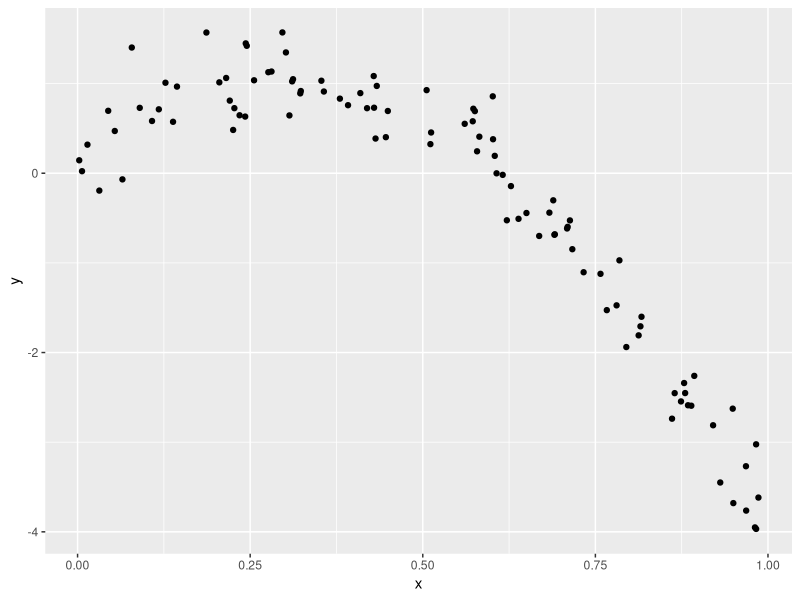
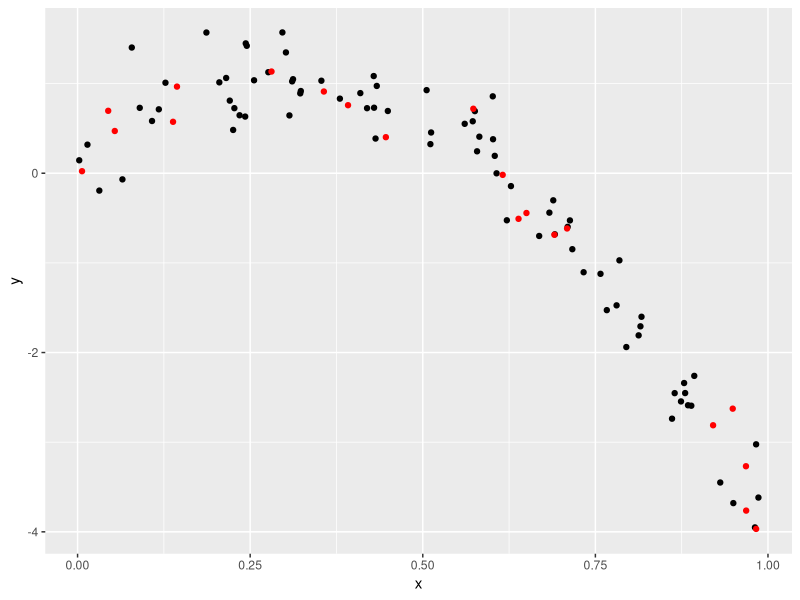
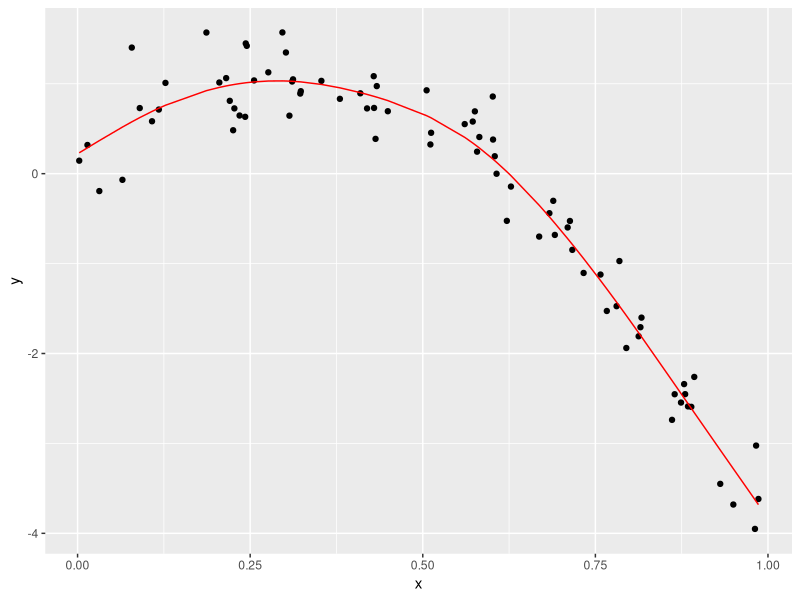
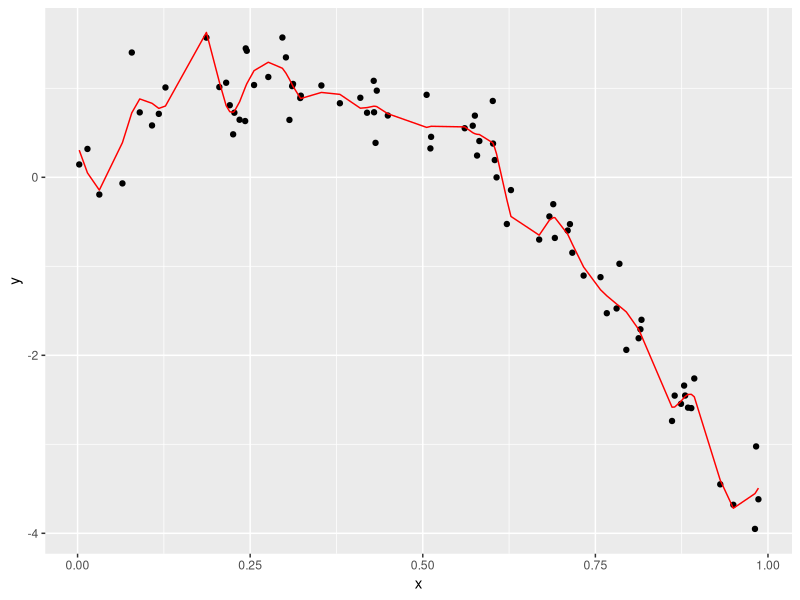
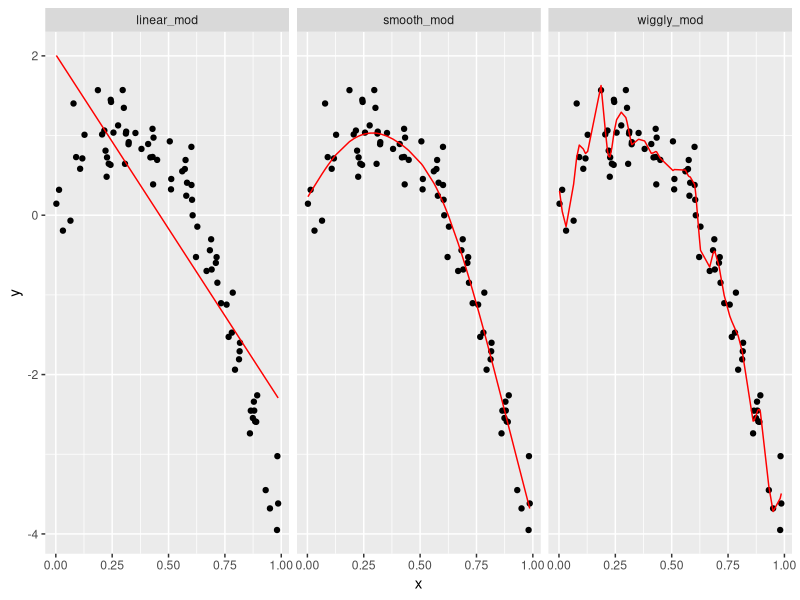

Generate these figures, in order, with R:
## ---- chunk 1
library(tidyverse)
library(modelr)
library(mgcv)
## ---- chunk 2
nonlin_df = 
  tibble(
    id = 1:100,
    x = runif(100, 0, 1),
    y = 1 - 10 * (x - .3) ^ 2 + rnorm(100, 0, .3)
  )

nonlin_df %>% 
  ggplot(aes(x = x, y = y)) + 
  geom_point()
## ---- chunk 3
train_df = sample_n(nonlin_df, 80)
test_df = anti_join(nonlin_df, train_df, by = "id")

ggplot(train_df, aes(x = x, y = y)) + 
  geom_point() + 
  geom_point(data = test_df, color = "red")
## ---- chunk 4
linear_mod = lm(y ~ x, data = train_df)
smooth_mod = mgcv::gam(y ~ s(x), data = train_df)
wiggly_mod = mgcv::gam(y ~ s(x, k = 30), sp = 10e-6, data = train_df)
## ---- chunk 5
train_df %>% 
  add_predictions(smooth_mod) %>% 
  ggplot(aes(x = x, y = y)) + geom_point() + 
  geom_line(aes(y = pred), color = "red")
## ---- chunk 6
train_df %>% 
  add_predictions(wiggly_mod) %>% 
  ggplot(aes(x = x, y = y)) + geom_point() + 
  geom_line(aes(y = pred), color = "red")
## ---- chunk 7
train_df %>% 
  gather_predictions(linear_mod, smooth_mod, wiggly_mod) %>% 
  mutate(model = fct_inorder(model)) %>% 
  ggplot(aes(x = x, y = y)) + 
  geom_point() + 
  geom_line(aes(y = pred), color = "red") + 
  facet_wrap(~model)
## ---- chunk 8
rmse(linear_mod, test_df)
rmse(smooth_mod, test_df)
rmse(wiggly_mod, test_df)
## ---- chunk 9
cv_df = 
  crossv_mc(nonlin_df, 100) 
